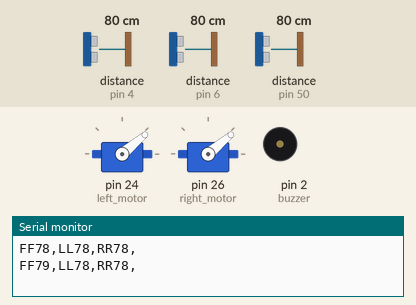
A sketch run on a simulated Arduino Mega 2560, built with avr-gcc and run on an emulated ATmega2560. On the bench: 2 × servo, buzzer (waves = sounding, pin HIGH), the last lines printed to the serial monitor. Wiring (inferred from the names in the program): 3 × ultrasonic range finder: trigger pin 5, echo pin 4 / trigger pin 7, echo pin 6 / trigger pin 51, echo pin 50. Inputs (shaded band) come from the test bench; at power-on: distance to the obstacle (sensors on pin 50, pin 4, pin 6) 80 cm. The echo pulse lasts 58.3 µs per cm; pins used as bus, display or sensor lines are not drawn.

Above: at 6.2 s.
6.3 s: distance to the obstacle (sensor on pin 50) set to 54 cm
8.2 s: distance to the obstacle (sensor on pin 50) set to 45 cm
At 10.3 s:
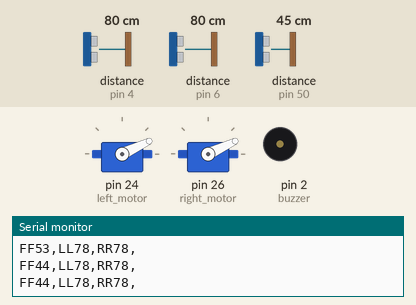
10.6 s: distance to the obstacle (sensor on pin 50) set to 35 cm
12.3 s: distance to the obstacle (sensor on pin 50) set to 27 cm
At 13.8 s:
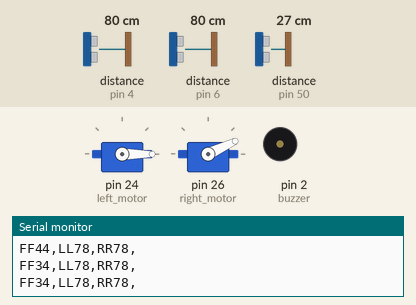
At 18.8 s:
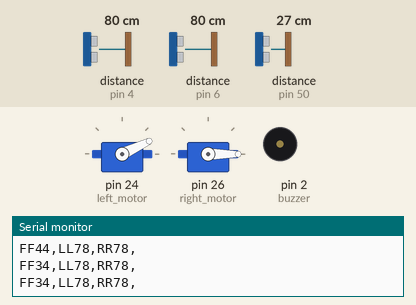
Timing chart, 0 to 30.2 s (numbered marks = the images above; inputs shaded):
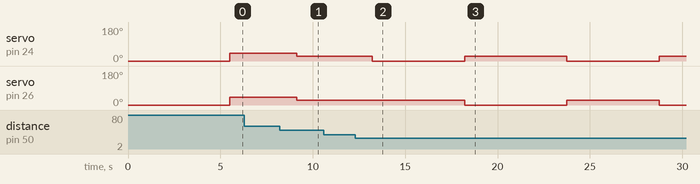

Measured:
- the behaviour switches between 51 and 50 cm on distance to the obstacle (sensor on pin 50) (found by bisection; images 0 and 1)
- the behaviour switches between 31 and 30 cm on distance to the obstacle (sensor on pin 50) (found by bisection; images 1 and 2)
- after the input at 8.2 s, servo on pin 24 (left_motor), servo on pin 26 (right_motor): 40° → 25° after 0.92 s
- after the input at 12.3 s, servo on pin 24 (left_motor): alternates 25° for 5.5 s and 0° for 5.0 s, starting after 0.93 s; servo on pin 26 (right_motor): 25° → 0° after 5.9 s, → 25° 5.5 s later, → 0° 5.0 s later

The sketch:

tuboat_autodrive.ino
```cpp
#include <Servo.h>
#include <SoftwareSerial.h>
//#include <LiquidCrystal.h>

#define ECHO_f 50                        // 가장 앞면 초음파 센서
#define TRIG_f 51                        // f == front

#define ECHO_l 4                        // 왼쪽 옆면 초음파 센서
#define TRIG_l 5
#define ECHO_r 6                        // 오른쪽 옆면 초음파 센서
#define TRIG_r 7

Servo left_motor;                        // 왼쪽 모터
Servo right_motor;                       // 오른쪽 모터

int left_motor_speed;                    // 모터 속도 값!!
int right_motor_speed;                   // 모터로 들어가는 초기값은 0. 최소값.
//int center_motor_speed;

int buzzer = 2;                          // 부저
int buffer[2] = {0,0};

unsigned long previousMillis = 0;
const long delayTime = 1000;

//volatile int flow_frequency;             // 펄스측정
//unsigned int l_hour;                     // 1시간당 리터량 측정
//unsigned char flowsensor = 23;           // 센서 입력핀
//unsigned long currentTime;
//unsigned long cloopTime;

//void flow (){
//   flow_frequency++;
//}

void setup() {
//  pinMode(flowsensor, INPUT);
//  digitalWrite(flowsensor, HIGH);         // Optional Internal Pull-Up

  Serial.begin(9600);                     // 시리얼 통신(9600레이트)으로 조작한다.

/* 유량센서 */
//  attachInterrupt(0, flow, RISING); // Setup Interrupt
//  sei(); // Enable interrupts
//  currentTime = millis();
//  cloopTime = currentTime;

/* 모터 */
  left_motor.attach(24, 1000, 2000);      // 이런식으로 서보를 선언해줘야 컨트롤이 가능하다.
  right_motor.attach(26, 1000, 2000);

  Serial.setTimeout(50);                  // 아래 parseInt로 값을 받는게 있는데, 이게 기본 딜레이가 1초가 있다.
                                          // 그걸 50ms로 설정해주는 것. 속도를 빠르게 하기 위함
  left_motor.write(0);                    // 초기값은 무조건 0!!! esc 캘리브레이션 할 때도 중요하다.
  right_motor.write(0);

  delay(5000);

  pinMode(buzzer,OUTPUT);

/* 초음파 센서 핀모드 설정 */
  pinMode(TRIG_f, OUTPUT);
  pinMode(ECHO_f, INPUT);
  pinMode(TRIG_l, OUTPUT);
  pinMode(ECHO_l, INPUT);
  pinMode(TRIG_r, OUTPUT);
  pinMode(ECHO_r, INPUT);
}

/* 초음파 센서 제어부 */
void loop() {
//  currentTime = millis();

  // 매초, 시간당 리터량을 계산 및 출력함

//  if(currentTime = (cloopTime + 1000)){
//    cloopTime = currentTime;                // cloopTime 갱신
//
//    // Pulse frequency (Hz) = 7.5Q, Q는 유량속도(L/min)
//    l_hour = (flow_frequency * 60 / 7.5);   // (Pulse frequency x 60 min) / 7.5Q = flowrate in L/hour
//    flow_frequency = 0;                     // 카운터 리셋
//  }

  // 초음파 센서 타입 정의
  unsigned long currentMillis = millis();
  long duration_f, distance_f;
  long duration_l, distance_l;
  long duration_r, distance_r;
  String sig;
  int num[2];

  // 앞쪽 초음파 센서 (f)
  digitalWrite(TRIG_f, LOW);
  delayMicroseconds(2);
  digitalWrite(TRIG_f, HIGH);
  delayMicroseconds(10);
  digitalWrite(TRIG_f, LOW);
  duration_f = pulseIn (ECHO_f, HIGH);
  distance_f = duration_f * 17 / 1000;

  // 왼쪽 초음파 센서 (l)
  digitalWrite(TRIG_l, LOW);
  delayMicroseconds(2);
  digitalWrite(TRIG_l, HIGH);
  delayMicroseconds(10);
  digitalWrite(TRIG_l, LOW);
  duration_l = pulseIn (ECHO_l, HIGH);
  distance_l = duration_l * 17 / 1000;

  // 오른쪽 초음파 센서 (r)
  digitalWrite(TRIG_r, LOW);
  delayMicroseconds(2);
  digitalWrite(TRIG_r, HIGH);
  delayMicroseconds(10);
  digitalWrite(TRIG_r, LOW);
  duration_r = pulseIn (ECHO_r, HIGH);
  distance_r = duration_r * 17 / 1000;

/* 측정된 물체로부터 거리값(cm값)을 보여줍니다. */
  // 초음파 부분
  if(currentMillis - previousMillis >= delayTime){
    previousMillis = currentMillis;

//  // 앞쪽 초음파 센서 view (f)
//  Serial.print("앞쪽 초음파 센서 거리측정 : ");
//  Serial.print(distance_f);
//  Serial.println(" Cm");
//
//  // 왼쪽 초음파 센서 view
//  Serial.print("왼쪽 초음파 센서 거리측정 : ");
//  Serial.print(distance_l);
//  Serial.println(" Cm");
//
//  // 오른쪽 초음파 센서 view (rf)
//  Serial.print("오른쪽 초음파 센서 거리측정 : ");
//  Serial.print(distance_r);
//  Serial.println(" Cm");
//
//  // 유량센서
//  Serial.print("유량: ");
//  Serial.print(l_hour, DEC);              // 시간당 리터 출력
//  Serial.println(" L/hour");

  // 앞쪽 초음파 센서 view (f)
  Serial.print("FF");
  Serial.print(distance_f);
  Serial.print(",");

  // 왼쪽 초음파 센서 view
  Serial.print("LL");
  Serial.print(distance_l);
  Serial.print(",");

  // 오른쪽 초음파 센서 view (rf)
  Serial.print("RR");
  Serial.print(distance_r);
  Serial.println(",");

  // 1초간격마다 출력 값을 비교하기 쉽도록 함
//  Serial.print("\n");
  }

  delay(500);

//  if (Serial.available() > 0) {
//    int index;
//    sig = Serial.readString();
//
//    index = sig.indexOf(',');
//
//    num[0] = sig.substring(0, index).toInt();
//    num[1] = sig.substring(index+1).toInt();
//
//    left_motor.write(num[0]);
//    right_motor.write(num[1]);
//    buffer[0] = num[0];
//    buffer[1] = num[1];
//
//    Serial.setTimeout(20);

//    if((num[0] < 20) && (num[1] < 20) && (num[0] < 20)){
//      digitalWrite(r_led, HIGH);
//      digitalWrite(g_led, HIGH);
//      digitalWrite(b_led, HIGH);
//    }
//    else {
//      digitalWrite(r_led, LOW);
//      digitalWrite(g_led, LOW);
//      digitalWrite(b_led, LOW);
//    }
//  }
//  else {
//    left_motor.write(buffer[0]);
//    right_motor.write(buffer[1]);
//  }

  /* 모터 제어부 */
  // 모터 동작 시작!
  if (Serial.available() > 0) {
    if (Serial.read() == 48){
      left_motor_speed = 0;
      right_motor_speed = 0;
//      buffer[0] = left_motor_speed;
//      buffer[1] = right_motor_speed;
      left_motor.write(left_motor_speed);
      right_motor.write(right_motor_speed);

      delay(5000);
    }
 }
 else {
  if(distance_f >= 100){
        left_motor_speed = 0;
        right_motor_speed = 0;
        buffer[0] = left_motor_speed;
        buffer[1] = right_motor_speed;
        left_motor.write(left_motor_speed);
        right_motor.write(right_motor_speed);
      }
      else if(distance_f < 100 && distance_f >= 50) {
          left_motor_speed = 40;
          right_motor_speed = 40;
          buffer[0] = left_motor_speed;
          buffer[1] = right_motor_speed;
          left_motor.write(left_motor_speed);
          right_motor.write(right_motor_speed);
      }
      else if((distance_f < 50) && (distance_f >= 30)) {
          left_motor_speed = 25;
          right_motor_speed = 25;
          buffer[0] = left_motor_speed;
          buffer[1] = right_motor_speed;
          left_motor.write(left_motor_speed);
          right_motor.write(right_motor_speed);
      }
      // 장애물 탐지 시, 오른쪽 모터를 돌려 방향 전환 후
      // 딜레이를 건뒤, 왼쪽 모터를 돌려서 방향을 다시 잡아줌
      else if((distance_f < 30) && (distance_f >= 20)) {
          left_motor_speed = 0;
          right_motor_speed = 25;
          left_motor.write(left_motor_speed);
          right_motor.write(right_motor_speed);

          delay(5000);

          left_motor_speed = 25;
          right_motor_speed = 0;
          left_motor.write(left_motor_speed);
          right_motor.write(right_motor_speed);

          delay(5000);

          buffer[0] = 0;
          buffer[1] = 0;
      }

      else if(distance_f < 20) {
        left_motor_speed = 25;
        right_motor_speed = 25;
        buffer[0] = left_motor_speed;
        buffer[1] = right_motor_speed;
        left_motor.write(left_motor_speed);
        right_motor.write(right_motor_speed);
      }
 }
// else {
//      left_motor.write(buffer[0]);
//      right_motor.write(buffer[1]);
// }
}

void serialEvent()
{
  while (Serial.available()) {
    left_motor_speed = Serial.parseInt();
    right_motor_speed = Serial.parseInt();
  }
}
```
